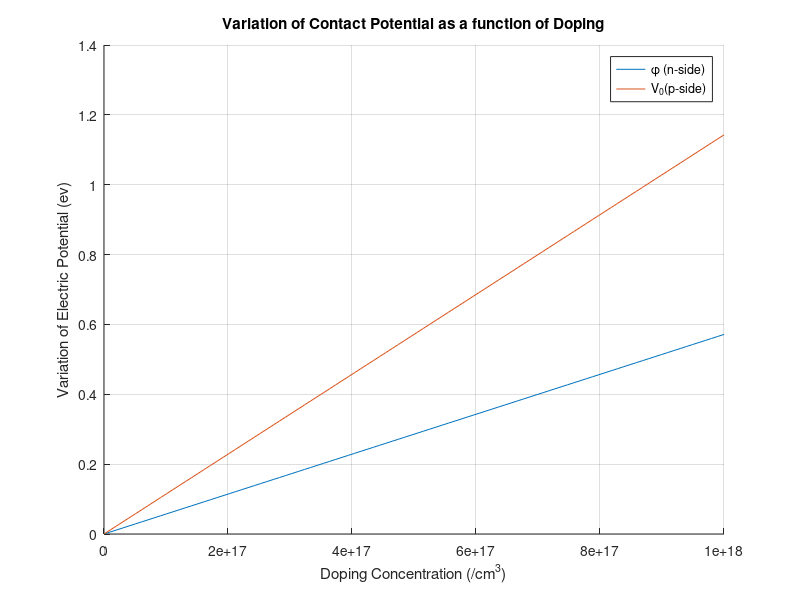

This figure's MATLAB source:
% ELEC-2250 S2020
% Lab Assignment 6
% Equilibrium p-n Junction Analysis
% Electrical and computer Engineering
% University of Windsor
clear all
close all
clc
%Constants
T= 300 % Temperature in Kelvin
k=8.617e-5; % Boltzmann constant (eV/K)
e0=8.85e-14; % permittivity of free space (F/cm)
q=1.602e-19; % charge on an electron (coulomb)
esi=11.8; % Dielectric constant of Si at 300K
ni=1.5e10; % intrinsic carrier concentration. in Silicon at 300K (cm^-3)
EG=1.12; % Silicon band gap (eV)
%Control constants
xleft = -3.5e-4; % Leftmost x position
xright = -xleft; % Rightmost x position

NA = linspace(1E14, 1E18);
ND = NA;
%we must recalculate the intrinsic carrier concentration as a function of
%temperature
ni = ni*(T/300)^(3/2)*exp((-EG/(2*k))*(1/T - 1/300))

%Computations
V0=k*T*log((NA.*ND)/ni^2); % Contact potential
xN=sqrt(2*esi*e0/q*NA.*V0/(ND.*(NA+ND))) % Depletion width n-side
xP=sqrt(2*esi*e0/q*ND.*V0/(NA.*(NA+ND))) % Depletion width p-side
W=xN+xP % Width of the depletion region
Emax=-q*NA.*xP/(e0*esi); % Maximum electric field

%Variation of electric potential as a function of doping
%p side
Phi = q*NA./(2*e0*esi) * (xP)^2;
%n side
Vnot = q/(2*e0*esi) * (ND.*xN^2 + NA.*xP^2);

%Plotting contact potential as a function of doping
figure
hold on
grid on
plot (NA, Phi)
plot (NA, Vnot)
title ('Variation of Contact Potential as a function of Doping')
xlabel ('Doping Concentration (/cm^3)')
ylabel('Variation of Electric Potential (ev)')
legend('\phi (n-side)', 'V_{0}(p-side)')
hold off